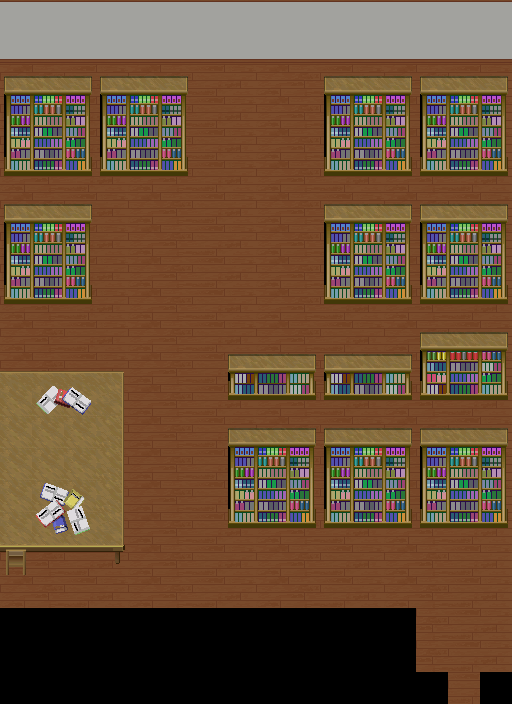

A level layout from a 2D game, rendered from its tile map. Below: a short description, then the map file with its tile-grid data intact:
An orthogonal 16x22 tile map with 32x32 px tiles, 6 tile layers (layer0, layer1, layer2, layer3, ...), 3 tilesets.

<map version="1.10" tiledversion="1.10.0" orientation="orthogonal" renderorder="right-down" width="16" height="22" tilewidth="32" tileheight="32" infinite="0" nextlayerid="7" nextobjectid="1">
 <tileset firstgid="1" source="res/add_more.tsx" />
 <tileset firstgid="513" source="res/room-01-udy.tsx" />
 <tileset firstgid="929" source="res/room-01-ud.tsx" />
 <layer id="6" name="layer0" width="16" height="22" locked="1">
  <data encoding="csv">
0,0,0,0,0,0,0,0,0,0,0,0,0,0,0,0,
0,0,0,0,0,0,0,0,0,0,0,0,0,0,0,0,
312,312,312,312,312,312,312,312,312,312,312,312,312,312,312,312,
312,312,312,312,312,312,312,312,312,312,312,312,312,312,312,312,
0,0,0,0,0,0,312,312,312,312,0,0,0,0,0,0,
312,312,312,312,312,312,312,312,312,312,312,312,312,312,312,312,
312,312,312,312,312,312,312,312,312,312,312,312,312,312,312,312,
312,312,312,312,312,312,312,312,312,312,312,312,312,312,312,312,
0,0,0,312,312,312,312,312,312,312,0,0,0,0,0,0,
312,312,312,312,312,312,312,312,312,312,312,312,312,312,312,312,
312,312,312,312,312,312,312,312,312,312,312,312,312,312,312,312,
312,312,312,312,312,312,312,0,0,0,0,0,0,0,0,0,
0,0,0,0,312,312,312,312,312,312,312,312,312,312,312,312,
0,0,0,0,312,312,312,312,312,312,312,312,312,312,312,312,
0,0,0,0,312,312,312,312,312,312,312,312,312,312,312,312,
0,0,0,0,312,312,312,0,0,0,0,0,0,0,0,0,
0,0,0,0,312,312,312,312,312,312,312,312,312,312,312,312,
0,0,0,0,312,312,312,312,312,312,312,312,312,312,312,312,
312,312,312,312,312,312,312,312,312,312,312,312,312,312,312,312,
0,0,0,0,0,0,0,0,0,0,0,0,0,312,312,312,
0,0,0,0,0,0,0,0,0,0,0,0,0,312,312,312,
0,0,0,0,0,0,0,0,0,0,0,0,0,0,0,0
</data>
 </layer>
 <layer id="1" name="layer1" width="16" height="22" locked="1">
  <data encoding="csv">
12,12,12,12,12,12,12,12,12,12,12,12,12,12,12,12,
12,12,12,12,12,12,12,12,12,12,12,12,12,12,12,12,
513,514,515,516,513,514,515,516,513,514,515,516,513,514,515,516,
513,514,515,516,513,514,515,516,513,514,515,516,513,514,515,516,
513,514,515,516,513,514,515,516,513,514,515,516,513,514,515,516,
513,514,515,516,513,514,515,516,513,514,515,516,513,514,515,516,
513,514,515,516,513,514,515,516,513,514,515,516,513,514,515,516,
513,514,515,516,513,514,515,516,513,514,515,516,513,514,515,516,
513,514,515,516,513,514,515,516,513,514,515,516,513,514,515,516,
513,514,515,516,513,514,515,516,513,514,515,516,513,514,515,516,
513,514,515,516,513,514,515,516,513,514,515,516,513,514,515,516,
513,514,515,516,513,514,515,516,513,514,515,516,513,514,515,516,
513,514,515,516,513,514,515,516,513,514,515,516,513,514,515,516,
513,514,515,516,513,514,515,516,513,514,515,516,513,514,515,516,
513,514,515,516,513,514,515,516,513,514,515,516,513,514,515,516,
513,514,515,516,513,514,515,516,513,514,515,516,513,514,515,516,
513,514,515,516,513,514,515,516,513,514,515,516,513,514,515,516,
513,514,515,516,513,514,515,516,513,514,515,516,513,514,515,516,
513,514,515,516,513,514,515,516,513,514,515,516,513,514,515,516,
28,28,28,28,28,28,28,28,28,28,28,28,28,514,515,516,
28,28,28,28,28,28,28,28,28,28,28,28,28,514,515,516,
28,28,28,28,28,28,28,28,28,28,28,28,28,28,515,28
</data>
 </layer>
 <layer id="2" name="layer2" width="16" height="22" locked="1">
  <data encoding="csv">
521,521,521,521,521,521,521,521,521,521,521,521,521,521,521,521,
529,529,529,529,529,529,529,529,529,529,529,529,529,529,529,529,
0,0,0,0,0,0,0,0,0,0,0,0,0,0,0,0,
0,0,0,0,0,0,0,0,0,0,0,0,0,0,0,0,
0,0,0,0,0,0,0,0,0,0,0,0,0,0,0,0,
0,0,0,0,0,0,0,0,0,0,0,0,0,0,0,0,
0,0,0,0,0,0,0,0,0,0,0,0,0,0,0,0,
0,0,0,0,0,0,0,0,0,0,0,0,0,0,0,0,
0,0,0,0,0,0,0,0,0,0,0,0,0,0,0,0,
0,0,0,0,0,0,0,0,0,0,0,0,0,0,0,0,
0,0,0,0,0,0,0,0,0,0,0,0,0,0,0,0,
0,0,0,0,0,0,0,0,0,0,0,0,0,0,0,0,
0,0,0,0,0,0,0,0,0,0,0,0,0,0,0,0,
0,0,0,0,0,0,0,0,0,0,0,0,0,0,0,0,
0,0,0,0,0,0,0,0,0,0,0,0,0,0,0,0,
0,0,0,0,0,0,0,0,0,0,0,0,0,0,0,0,
0,0,0,0,0,0,0,0,0,0,0,0,0,0,0,0,
0,0,0,0,0,0,0,0,0,0,0,0,0,0,0,0,
0,0,0,0,0,0,0,0,0,0,0,0,0,0,0,0,
0,0,0,0,0,0,0,0,0,0,0,0,0,0,0,0,
0,0,0,0,0,0,0,0,0,0,0,0,0,0,0,0,
0,0,0,0,0,0,0,0,0,0,0,0,0,0,0,0
</data>
 </layer>
 <layer id="3" name="layer3" width="16" height="22" locked="1">
  <data encoding="csv">
0,0,0,0,0,0,0,0,0,0,0,0,0,0,0,0,
0,0,0,0,0,0,0,0,0,0,0,0,0,0,0,0,
0,0,0,0,0,0,0,0,0,0,0,0,0,0,0,0,
0,0,0,0,0,0,0,0,0,0,0,0,0,0,0,0,
1225,1226,1227,1225,1226,1227,0,0,0,0,1225,1226,1227,1225,1226,1227,
1233,1234,1235,1233,1234,1235,0,0,0,0,1233,1234,1235,1233,1234,1235,
0,0,0,0,0,0,0,0,0,0,0,0,0,0,0,0,
0,0,0,0,0,0,0,0,0,0,0,0,0,0,0,0,
1225,1226,1227,0,0,0,0,0,0,0,1225,1226,1227,1225,1226,1227,
1233,1234,1235,0,0,0,0,0,0,0,1233,1234,1235,1233,1234,1235,
0,0,0,0,0,0,0,0,0,0,0,0,0,0,0,0,
0,0,0,0,0,0,0,1169,1170,1171,1169,1170,1171,1193,1194,1195,
1278,1278,1278,1279,0,0,0,1177,1178,1179,1177,1178,1179,1201,1202,1203,
1278,1278,1278,1267,0,0,0,0,0,0,0,0,0,0,0,0,
1278,1278,1278,1267,0,0,0,0,0,0,0,0,0,0,0,0,
1278,1278,1278,1267,0,0,0,1225,1226,1227,1225,1226,1227,1225,1226,1227,
1278,1278,1278,1279,0,0,0,1233,1234,1235,1233,1234,1235,1233,1234,1235,
1285,1286,1286,1287,0,0,0,0,0,0,0,0,0,0,0,0,
0,0,0,0,0,0,0,0,0,0,0,0,0,0,0,0,
0,0,0,0,0,0,0,0,0,0,0,0,0,0,0,0,
0,0,0,0,0,0,0,0,0,0,0,0,0,0,0,0,
0,0,0,0,0,0,0,0,0,0,0,0,0,0,0,0
</data>
 </layer>
 <layer id="4" name="layer4" width="16" height="22" locked="1">
  <data encoding="csv">
0,0,0,0,0,0,0,0,0,0,0,0,0,0,0,0,
0,0,0,0,0,0,0,0,0,0,0,0,0,0,0,0,
0,0,0,0,0,0,0,0,0,0,0,0,0,0,0,0,
0,0,0,0,0,0,0,0,0,0,0,0,0,0,0,0,
0,0,0,0,0,0,0,0,0,0,0,0,0,0,0,0,
0,0,0,0,0,0,0,0,0,0,0,0,0,0,0,0,
0,0,0,0,0,0,0,0,0,0,0,0,0,0,0,0,
0,0,0,0,0,0,0,0,0,0,0,0,0,0,0,0,
0,0,0,0,0,0,0,0,0,0,0,0,0,0,0,0,
0,0,0,0,0,0,0,0,0,0,0,0,0,0,0,0,
0,0,0,0,0,0,0,0,0,0,0,0,0,0,0,0,
0,0,0,0,0,0,0,0,0,0,0,0,0,0,0,0,
0,1155,1156,0,0,0,0,0,0,0,0,0,0,0,0,0,
0,0,0,0,0,0,0,0,0,0,0,0,0,0,0,0,
0,0,0,0,0,0,0,0,0,0,0,0,0,0,0,0,
0,1153,1154,0,0,0,0,0,0,0,0,0,0,0,0,0,
0,1161,1162,0,0,0,0,0,0,0,0,0,0,0,0,0,
0,0,0,0,0,0,0,0,0,0,0,0,0,0,0,0,
0,0,0,0,0,0,0,0,0,0,0,0,0,0,0,0,
0,0,0,0,0,0,0,0,0,0,0,0,0,0,0,0,
0,0,0,0,0,0,0,0,0,0,0,0,0,0,0,0,
0,0,0,0,0,0,0,0,0,0,0,0,0,0,0,0
</data>
 </layer>
 <layer id="5" name="layer5" width="16" height="22" locked="1">
  <data encoding="csv">
0,0,0,0,0,0,0,0,0,0,0,0,0,0,0,0,
0,0,0,0,0,0,0,0,0,0,0,0,0,0,0,0,
1209,1210,1211,1209,1210,1211,0,0,0,0,1209,1210,1211,1209,1210,1211,
1217,1218,1219,1217,1218,1219,0,0,0,0,1217,1218,1219,1217,1218,1219,
0,0,0,0,0,0,0,0,0,0,0,0,0,0,0,0,
0,0,0,0,0,0,0,0,0,0,0,0,0,0,0,0,
1209,1210,1211,0,0,0,0,0,0,0,1209,1210,1211,1209,1210,1211,
1217,1218,1219,0,0,0,0,0,0,0,1217,1218,1219,1217,1218,1219,
0,0,0,0,0,0,0,0,0,0,0,0,0,0,0,0,
0,0,0,0,0,0,0,0,0,0,0,0,0,0,0,0,
0,0,0,0,0,0,0,0,0,0,0,0,0,1209,1210,1211,
1270,1270,1270,1271,0,0,0,0,0,0,0,0,0,0,0,0,
0,0,0,0,0,0,0,0,0,0,0,0,0,0,0,0,
0,0,0,0,0,0,0,1209,1210,1211,1209,1210,1211,1209,1210,1211,
0,0,0,0,0,0,0,1217,1218,1219,1217,1218,1219,1217,1218,1219,
0,0,0,0,0,0,0,0,0,0,0,0,0,0,0,0,
0,0,0,0,0,0,0,0,0,0,0,0,0,0,0,0,
0,0,0,0,0,0,0,0,0,0,0,0,0,0,0,0,
0,0,0,0,0,0,0,0,0,0,0,0,0,0,0,0,
0,0,0,0,0,0,0,0,0,0,0,0,0,0,0,0,
0,0,0,0,0,0,0,0,0,0,0,0,0,0,0,0,
0,0,0,0,0,0,0,0,0,0,0,0,0,0,0,0
</data>
 </layer>
</map>
